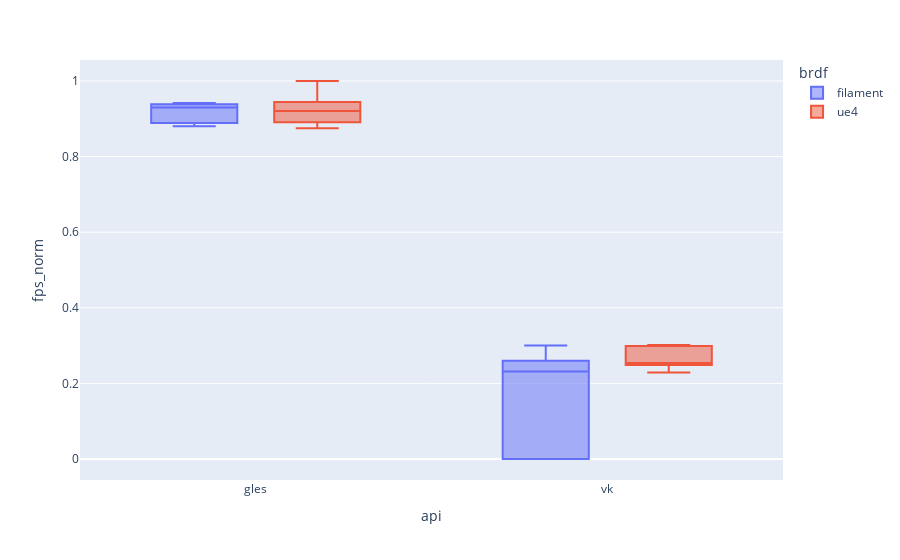

Source (notebook cell):
### Code cell
fig = px.box(df, x = "api", y = "fps_norm", color="brdf")
fig

### Figure 1 — Plotly figure (JSON) as saved in the notebook; plotly's stock layout.template omitted (floating-point values rounded to 4 significant figures)
{"data": [{"alignmentgroup": "True", "hovertemplate": "brdf=filament<br>api=%{x}<br>fps_norm=%{y}<extra></extra>", "legendgroup": "filament", "marker": {"color": "#636efa"}, "name": "filament", "notched": false, "offsetgroup": "filament", "orientation": "v", "showlegend": true, "type": "box", "x": ["gles", "gles", "gles", "vk", "vk", "vk", "gles", "gles", "gles", "vk", "vk", "vk"], "x0": " ", "xaxis": "x", "y": [0.8803, 0.8889, 0.9385, 0.2602, 0.2387, 0.2247, 0.9223, 0.942, 0.9373, 0, 7.931e-05, 0.3], "y0": " ", "yaxis": "y"}, {"alignmentgroup": "True", "hovertemplate": "brdf=ue4<br>api=%{x}<br>fps_norm=%{y}<extra></extra>", "legendgroup": "ue4", "marker": {"color": "#EF553B"}, "name": "ue4", "notched": false, "offsetgroup": "ue4", "orientation": "v", "showlegend": true, "type": "box", "x": ["gles", "gles", "gles", "vk", "vk", "vk", "gles", "gles", "gles", "vk", "vk", "vk"], "x0": " ", "xaxis": "x", "y": [0.9009, 0.8911, 0.875, 0.249, 0.2989, 0.2502, 0.9444, 0.9408, 1, 0.3018, 0.2574, 0.2287], "y0": " ", "yaxis": "y"}], "layout": {"autosize": true, "boxmode": "group", "legend": {"title": {"text": "brdf"}, "tracegroupgap": 0}, "margin": {"t": 60}, "xaxis": {"anchor": "y", "autorange": true, "domain": [0, 1], "range": [-0.5, 1.5], "title": {"text": "api"}, "type": "category"}, "yaxis": {"anchor": "x", "autorange": true, "domain": [0, 1], "range": [-0.05556, 1.056], "title": {"text": "fps_norm"}, "type": "linear"}}}
